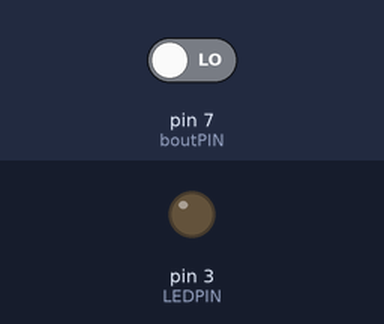
Bench run of a sketch on a simulated Arduino Uno, built with avr-gcc and run on an emulated ATmega328P. Parts: output pins drawn as LEDs (lit = HIGH). Inputs (shaded band) come from the test bench; at power-on: pin 7 (boutPIN) LOW.

Above: at 1.2 s.
1.3 s: pin 7 (boutPIN) driven HIGH
At 2.3 s:
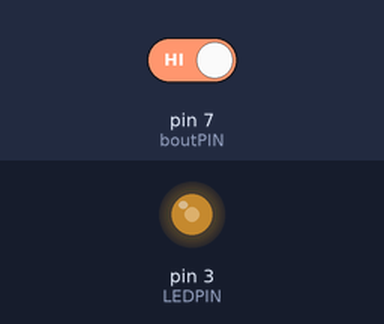
2.8 s: pin 7 (boutPIN) driven LOW
At 4.1 s:
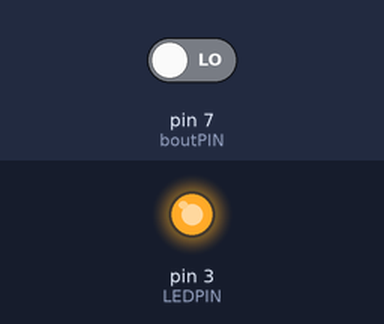
Timing chart, 0 to 5.8 s (numbered marks = the images above; inputs shaded):
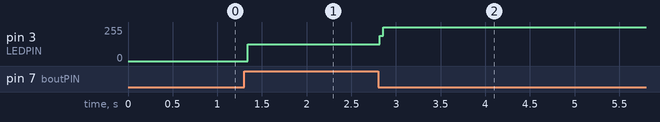

The sketch:

LED_allume_eteint_V1.ino
```cpp
/*
   apuuyer sur le bouton pour allumer la LED et appuyer à nouveau pour éteindre ainsi de suite
*/
//Déclaration des pins
const int LEDPIN = 3;
const int boutPIN = 7;

//Déclaration des variables
int boutonEnfonce = 0;
int etatLED = 0;

void setup()
{
  pinMode(LEDPIN, OUTPUT);
  pinMode(boutPIN, INPUT);

  Serial.begin(9600);

}

void loop()
{
  boutonEnfonce = digitalRead(boutPIN);
  if (boutonEnfonce == 1)
  {
    if (etatLED == 0)
    {
      digitalWrite(LEDPIN, HIGH);
      etatLED = 1;
    } else
    {
      digitalWrite(LEDPIN, LOW);
      etatLED = 0;
    }

  }

}
```

Measured:
- after the input at 1.3 s, pin 3 (LEDPIN): 0/255 → 127/255 at once
- after the input at 2.8 s, pin 3 (LEDPIN): 127/255 → 255/255 at once
